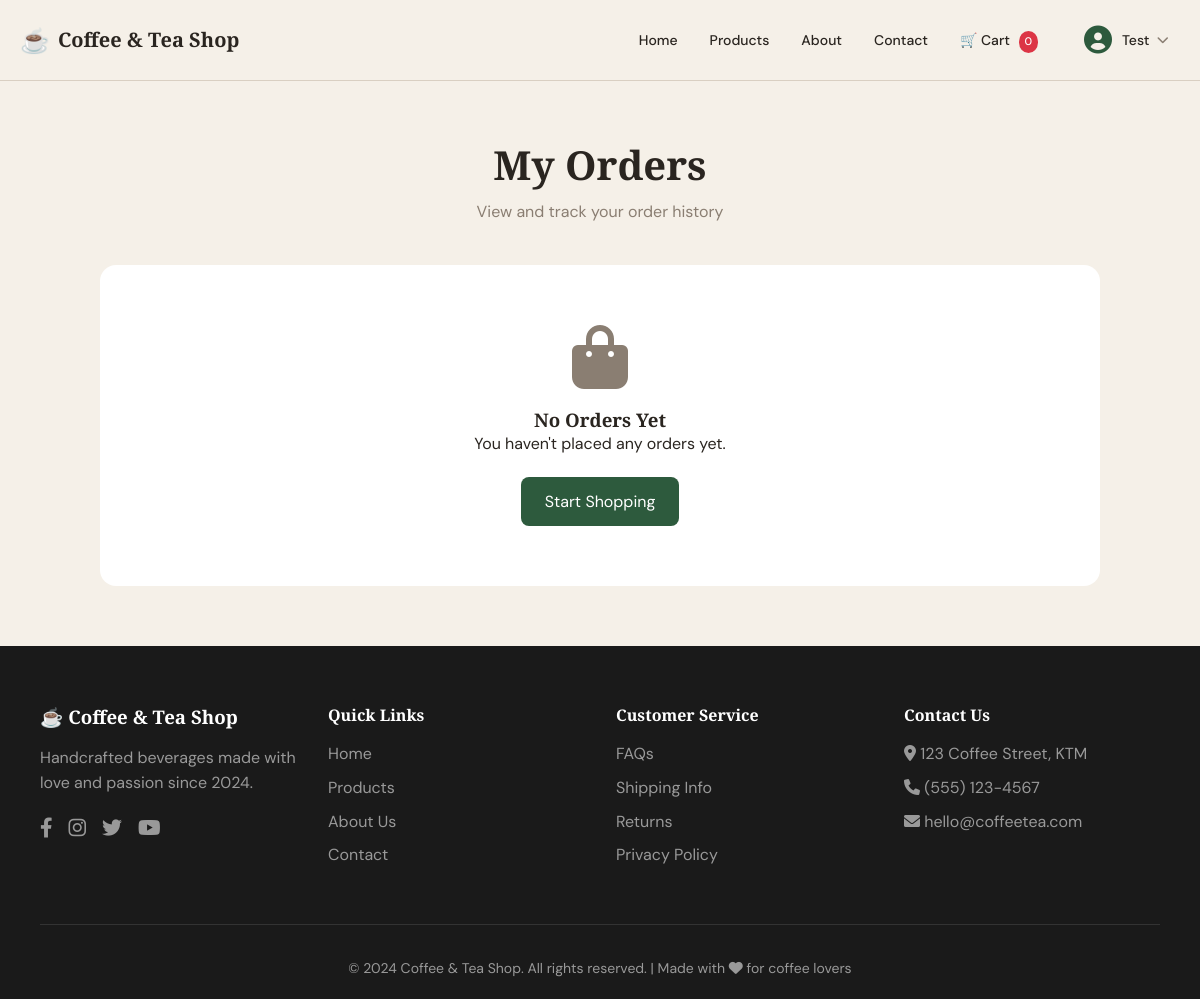
Page /orders/history/ (signed in) on the earlier database version.
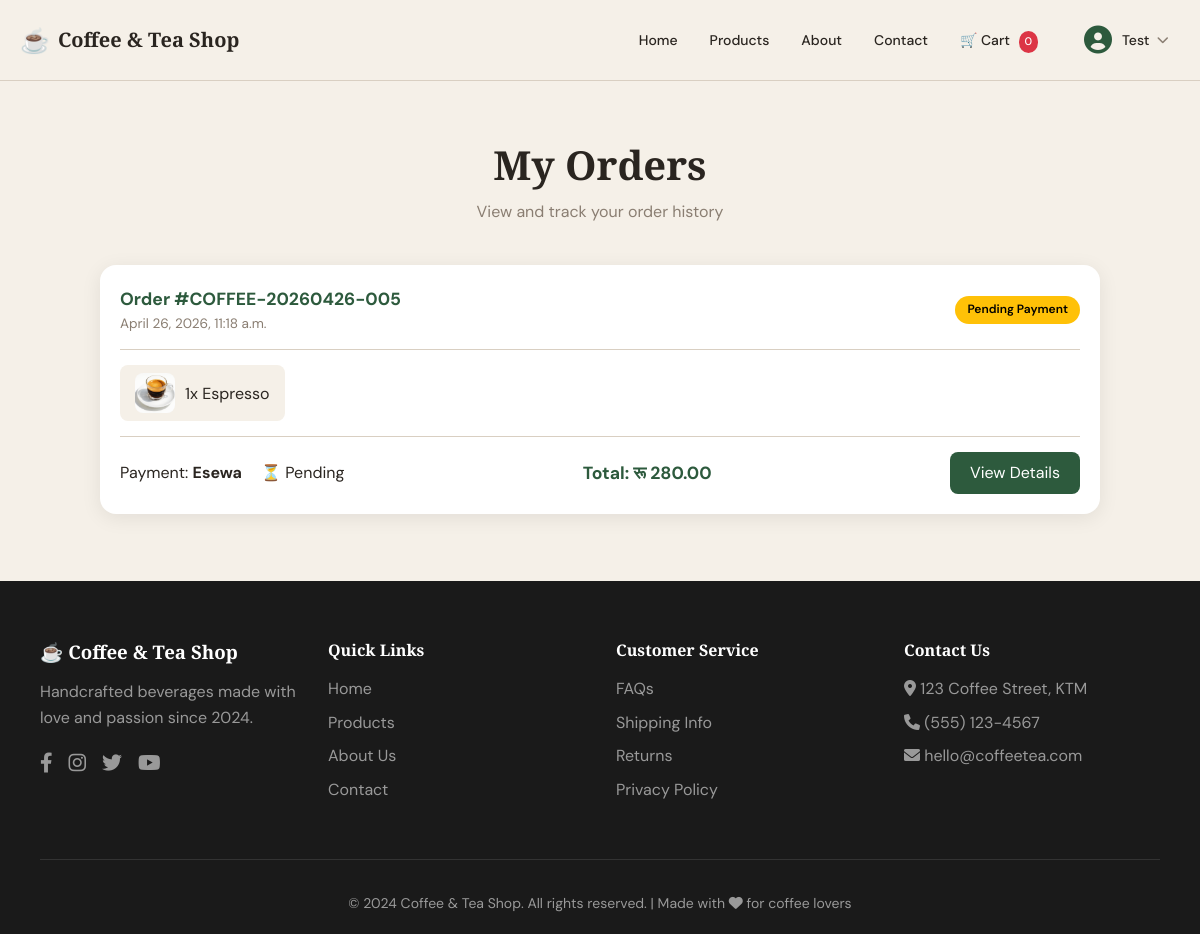
Same page on the later database version.
### apps/orders/models.py (models this page shows, shortened)
class Order(models.Model):
    PAYMENT_METHODS = [
        ('cod', 'Cash on Delivery'),
        ('esewa', 'Esewa'),
        ('khalti', 'Khalti'),
        ('stripe', 'Credit/Debit Card'),
    ]
    STATUS_CHOICES = [
        ('pending', 'Pending Payment'),
        ('confirmed', 'Confirmed'),
        ('processing', 'Processing'),
        ('shipped', 'Shipped'),
        ('delivered', 'Delivered'),
        ('cancelled', 'Cancelled'),
    ]
    PAYMENT_STATUS = [
        ('pending', 'Pending'),
        ('paid', 'Paid'),
        ('failed', 'Failed'),
        ('refunded', 'Refunded'),
    ]
    user = models.ForeignKey(settings.AUTH_USER_MODEL, on_delete=models.CASCADE, null=True, blank=True)
    session_key = models.CharField(max_length=40, null=True, blank=True)
    order_number = models.CharField(max_length=20, unique=True, editable=False)
    full_name = models.CharField(max_length=200)
    email = models.EmailField()
    phone = models.CharField(max_length=15)
    address = models.TextField()
    city = models.CharField(max_length=100)
    postal_code = models.CharField(max_length=20, blank=True)
    total_amount = models.DecimalField(max_digits=10, decimal_places=2)
    delivery_charge = models.DecimalField(max_digits=10, decimal_places=2, default=0)
    discount = models.DecimalField(max_digits=10, decimal_places=2, default=0)
    grand_total = models.DecimalField(max_digits=10, decimal_places=2)
    payment_method = models.CharField(max_length=20, choices=PAYMENT_METHODS)
    payment_status = models.CharField(max_length=20, choices=PAYMENT_STATUS, default='pending')
    payment_id = models.CharField(max_length=200, blank=True, null=True)
    status = models.CharField(max_length=20, choices=STATUS_CHOICES, default='pending')
    notes = models.TextField(blank=True, null=True)
    ip_address = models.GenericIPAddressField(blank=True, null=True)
    created_at = models.DateTimeField(auto_now_add=True)
    updated_at = models.DateTimeField(auto_now=True)
    class Meta:
        ordering = ['-created_at']
        verbose_name = 'Order'
        verbose_name_plural = 'Orders'

class OrderItem(models.Model):
    order = models.ForeignKey(Order, on_delete=models.CASCADE, related_name='items')
    product = models.ForeignKey(Product, on_delete=models.CASCADE)
    product_name = models.CharField(max_length=200)
    product_price = models.DecimalField(max_digits=10, decimal_places=2)
    quantity = models.PositiveIntegerField()
    total = models.DecimalField(max_digits=10, decimal_places=2)

### apps/products/models.py (models this page shows, shortened)
class Product(models.Model):
    category = models.ForeignKey(Category, on_delete=models.CASCADE, related_name='products', null=True, blank=True)
    name = models.CharField(max_length=200)
    slug = models.SlugField(unique=True, blank=True)
    description = models.TextField()
    price = models.DecimalField(max_digits=10, decimal_places=2)
    image = models.ImageField(upload_to='products/', blank=True, null=True)
    is_available = models.BooleanField(default=True)
    featured = models.BooleanField(default=False)
    created_at = models.DateTimeField(auto_now_add=True)
    updated_at = models.DateTimeField(auto_now=True)
    class Meta:
        ordering = ['-created_at']

### apps/orders/views.py (the view)
# urls.py: path('history/', views.order_history, name='order_history'),
@login_required
def order_history(request):
    orders = Order.objects.filter(user=request.user).order_by('-created_at')
    return render(request, 'orders/order_history.html', {'orders': orders})

### apps/cart/context_processors.py (called while the page is built)
def get_cart(request):
    if request.user.is_authenticated:
        cart, created = Cart.objects.get_or_create(user=request.user)
    else:
        if not request.session.session_key:
            request.session.create()
        cart, created = Cart.objects.get_or_create(session_key=request.session.session_key)
    return cart

def cart_count(request):
    try:
        cart = get_cart(request)
        return {'cart_total_items': cart.get_total_items()}
    except:
        return {'cart_total_items': 0}

### apps/cart/models.py (called while the page is built)
    def get_total_items(self):
        return sum(item.quantity for item in self.items.all())

### apps/orders/templates/orders/order_history.html (shortened to what this page needs)
{% extends 'base.html' %}
{% load static %}
{% block content %}
<section class="orders-page">
  <div class="orders-container">
    <div class="orders-header">
      <h1>My Orders</h1>
      <p>View and track your order history</p>
    </div>
    {% if orders %}
    <div class="orders-grid">
      {% for order in orders %}
      <div class="order-card">
        <div class="order-header">
          <div>
            <span class="order-number">Order #{{ order.order_number }}</span>
            <div class="order-date">{{ order.created_at|date:"F j, Y, g:i a" }}</div>
          </div>
          <div>
            <span class="order-status status-{{ order.status }}">
              {{ order.get_status_display }}
            </span>
          </div>
        </div>
        <div class="order-items">
          {% for item in order.items.all|slice:":3" %}
          <div class="order-item-preview">
            {% if item.product.image %}
              <img src="{{ item.product.image.url }}" alt="{{ item.product_name }}">
            {% else %}
              <img src="{% static 'images/placeholder.jpg' %}" alt="{{ item.product_name }}">
            {% endif %}
            <span>{{ item.quantity }}x {{ item.product_name }}</span>
          </div>
          {% endfor %}
        </div>
        <div class="order-footer">
          <div>
            <span>Payment: </span>
            <strong>{{ order.get_payment_method_display }}</strong>
            <span style="margin-left: 15px;">
              {% if order.payment_status == 'paid' %}✅ Paid{% else %}⏳ Pending{% endif %}
            </span>
          </div>
          <div class="order-total">Total: रू {{ order.grand_total|floatformat:2 }}</div>
          <a href="{% url 'orders:order_detail' order.id %}" class="view-details-btn">View Details</a>
        </div>
      </div>
      {% endfor %}
    </div>
    {% else %}
    <div class="no-orders">
      <i class="fas fa-shopping-bag"></i>
      <h3>No Orders Yet</h3>
      <p>You haven't placed any orders yet.</p>
      <a href="/products/" class="btn-primary" style="display: inline-block; margin-top: 20px; padding: 12px 24px; background: var(--primary); color: white; text-decoration: none; border-radius: 8px;">Start Shopping</a>
    </div>
    {% endif %}
  </div>
</section>
{% endblock %}

Differences in the rows shown:
added Order: order_number "COFFEE-20260426-005", created_at "April 26, 2026, 11:18 a.m.", status "Pending Payment", payment_method "Esewa", payment_status "⏳ Pending", grand_total "280.00"
added OrderItem: product.image (picture), quantity "1", product_name "Espresso"
Other differences:
text no longer shown: "No Orders Yet You haven't placed any orders yet. Start Shopping"
